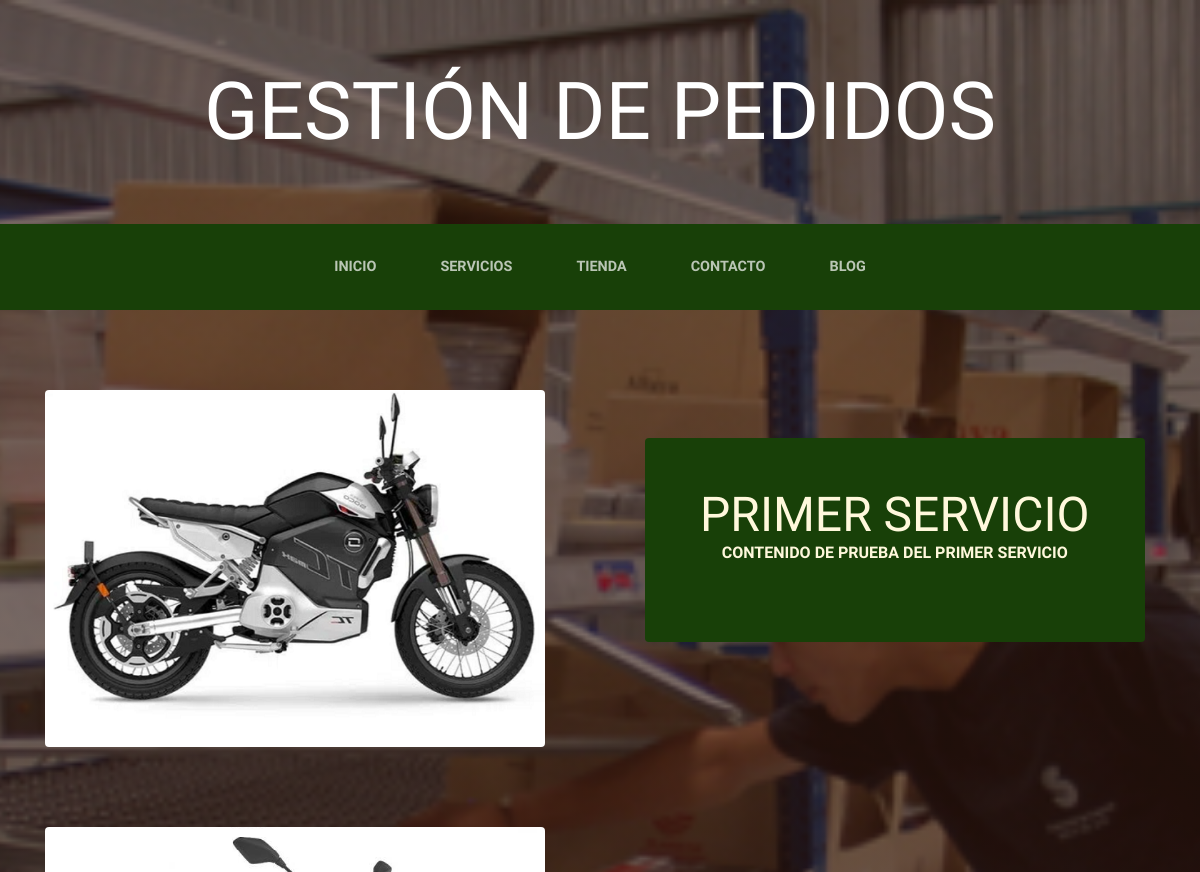
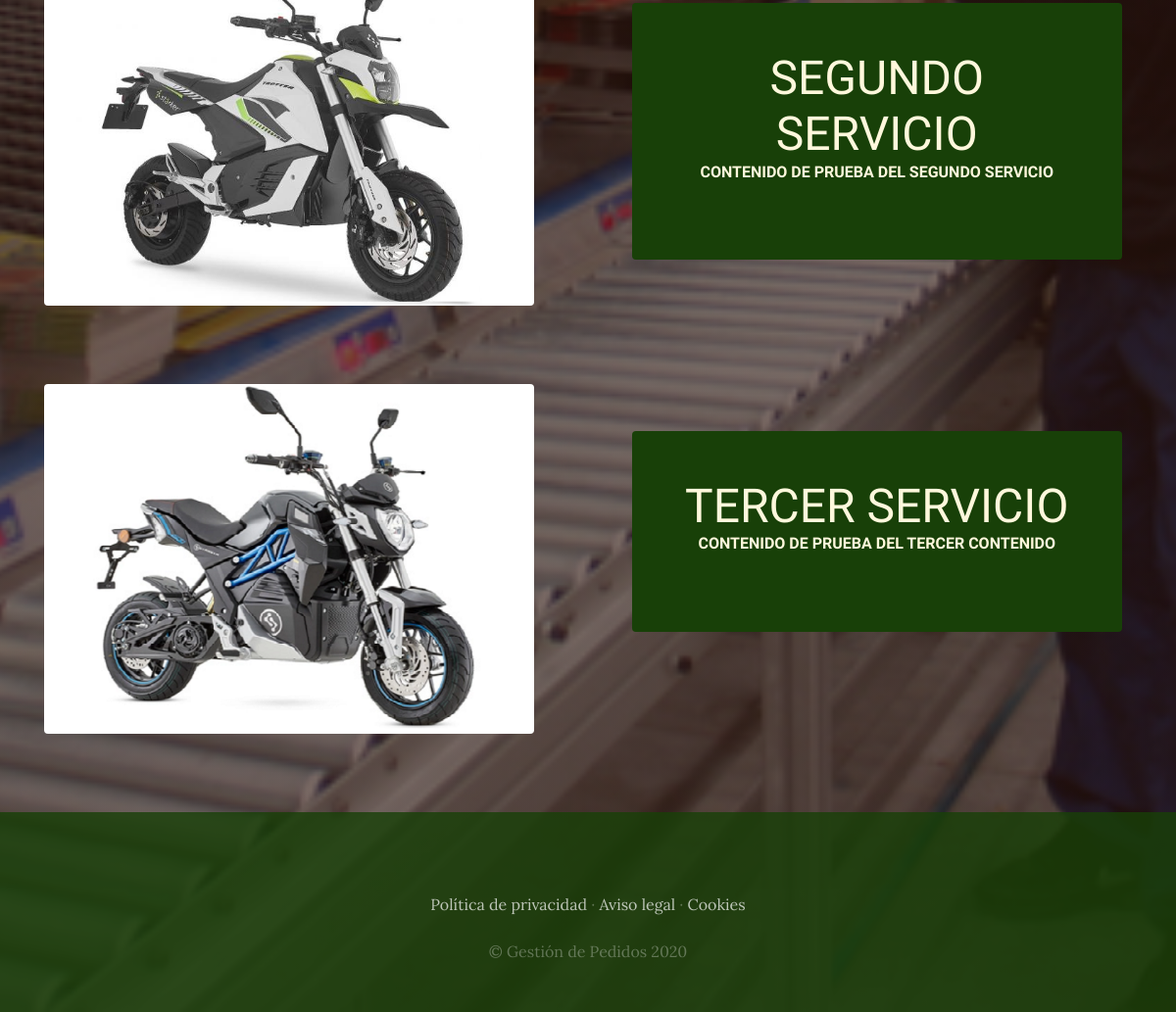
The app's page /servicios/ with its own data (2 pictures, top to bottom).
### ServiciosApp/models.py (models this page shows, shortened)
class Servicio(models.Model):
    titulo = models.CharField(max_length=30)
    contenido = models.TextField(blank=True)
    imagen = models.ImageField(upload_to='servicios')
    created = models.DateTimeField(auto_now_add=True)
    updated = models.DateTimeField(auto_now_add=True)
    class Meta:
        verbose_name = "servicio"
        verbose_name_plural = "servicios"

### ServiciosApp/views.py (the view)
# urls.py: path('', views.servicios, name = 'Servicios'),
def servicios(request):
    servicios = Servicio.objects.all()
    return render(request, "servicios/servicios.html", {"servicios": servicios})

### ServiciosApp/templates/servicios/servicios.html
{% extends "TiendaVirtualApp/base.html" %}
{% load static %}
{% block content %}
    {% for servicio in servicios %}
    <section class="page-section clearfix">
        <div class="container">
            <div class="intro">
                <img class="intro-img img-fluid mb-3 mb-lg-0 rounded" src="{{servicio.imagen.url}}" style="width: 500px;">
                <div class="intro-text left-0 text-center bg-faded p-5 rounded">
                    <h2 class="section-heading mb-4">
                        <span class="section-heading-lower">{{servicio.titulo}}</span>
                        <span class="section-heading-upper">{{servicio.contenido}}</span>
                    </h2>
                </div>
            </div>
        </div>
    </section>
    {% endfor %}
{% endblock %}

### TiendaVirtualApp/static/TiendaVirtualApp/css/gestion.css (style rules this page uses)
body { font-family: 'Lora'; background: linear-gradient(rgba(47, 23, 15, 0.65), rgba(47, 23, 15, 0.65)), url("../img/bg_main.jpg"); background-attachment: fixed; background-position: center; background-size: cover; }
h1, h2, h3, h4, h5, h6 { font-family: 'Raleway'; }
.page-section { margin-top: 5rem; margin-bottom: 5rem; }
.section-heading { text-transform: uppercase; }
.section-heading .section-heading-upper { display: block; font-size: 1rem; font-weight: 800; padding-bottom:.5rem; }
.section-heading .section-heading-lower { display: block; font-size: 3rem; font-weight: 100; }
.bg-faded { background-color: rgba(255, 255, 255, 0.85); }
.intro { position: relative; }
@media (min-width: 992px) { .intro .intro-img { width: 75%; float: left; } }
@media (min-width: 992px) { .intro .intro-text { left: 600; width: 60%; margin-top: 3rem; background-color: rgba(24, 64, 8); color: cornsilk; position: absolute; } }
@media (min-width: 1200px) { .intro .intro-text { width: 45%; } }

### records on screen
Servicio: imagen (picture), titulo "PRIMER SERVICIO", contenido "CONTENIDO DE PRUEBA DEL PRIMER SERVICIO"
Servicio: imagen (picture), titulo "SEGUNDO SERVICIO", contenido "CONTENIDO DE PRUEBA DEL SEGUNDO SERVICIO"
Servicio: imagen (picture), titulo "TERCER SERVICIO", contenido "CONTENIDO DE PRUEBA DEL TERCER CONTENIDO"
